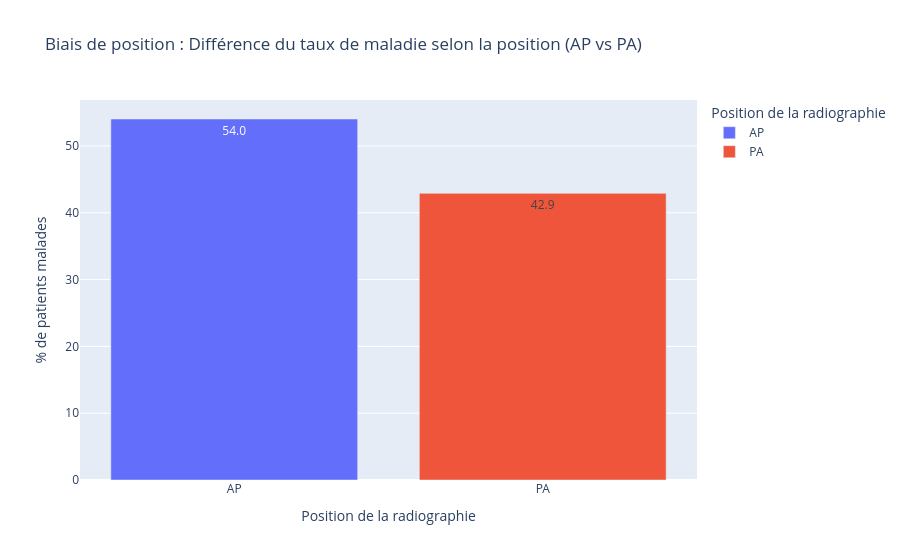

The notebook cell saved with this chart:
### Code cell
# On charge le dataset
df = pd.read_csv('DATA/metadata.csv')

# Création d'une colonne numérique pour faciliter les calculs
df['is_malade'] = (df['label'] == 'malade').astype(int)

# Création des tranches d'âge 
df['Age Group'] = pd.cut(df['Patient Age'], bins=[0, 39, 60, 120], labels=['<40 ans', '40-60 ans', '>60 ans'])

# On affiche les déséquilibres (Analyse Univariée)
print(" Répartition par Position de vue ")
print(df['View Position'].value_counts(normalize=True) * 100)

print("\n Répartition par Genre ")
print(df['Patient Gender'].value_counts(normalize=True) * 100)

print("\n Répartition par Âge ")
print(df['Age Group'].value_counts(normalize=True) * 100)

# Puis on idetifie les biais (Analyse Bivariée)
print("\nTaux de maladie par Position de vue ")
biais_pos = df.groupby('View Position')['is_malade'].mean() * 100
print(biais_pos)

print("\n Taux de maladie par Genre ")
biais_genre = df.groupby('Patient Gender')['is_malade'].mean() * 100
print(biais_genre)

print("\n Taux de maladie par Âge ")
print(df.groupby('Age Group')['is_malade'].mean() * 100)

# Graphique
fig = px.bar(biais_pos, 
             title="Biais de position : Différence du taux de maladie selon la position (AP vs PA)",
             labels={'value': '% de patients malades', 'View Position': 'Position de la radiographie'},
             text_auto='.1f',
             color=biais_pos.index)
fig.show()

### Figure 1 — Plotly figure (JSON) as saved in the notebook; plotly's stock layout.template omitted (floating-point values rounded to 4 significant figures)
{"data": [{"hovertemplate": "Position de la radiographie=%{x}<br>% de patients malades=%{y}<extra></extra>", "legendgroup": "AP", "marker": {"color": "#636efa", "pattern": {"shape": ""}}, "name": "AP", "orientation": "v", "showlegend": true, "textposition": "auto", "texttemplate": "%{y:.1f}", "type": "bar", "x": ["AP"], "xaxis": "x", "y": [54.03], "yaxis": "y"}, {"hovertemplate": "Position de la radiographie=%{x}<br>% de patients malades=%{y}<extra></extra>", "legendgroup": "PA", "marker": {"color": "#EF553B", "pattern": {"shape": ""}}, "name": "PA", "orientation": "v", "showlegend": true, "textposition": "auto", "texttemplate": "%{y:.1f}", "type": "bar", "x": ["PA"], "xaxis": "x", "y": [42.91], "yaxis": "y"}], "layout": {"barmode": "relative", "legend": {"title": {"text": "Position de la radiographie"}, "tracegroupgap": 0}, "title": {"text": "Biais de position : Différence du taux de maladie selon la position (AP vs PA)"}, "xaxis": {"anchor": "y", "categoryarray": ["AP", "PA"], "categoryorder": "array", "domain": [0, 1], "title": {"text": "Position de la radiographie"}}, "yaxis": {"anchor": "x", "domain": [0, 1], "title": {"text": "% de patients malades"}}}}
